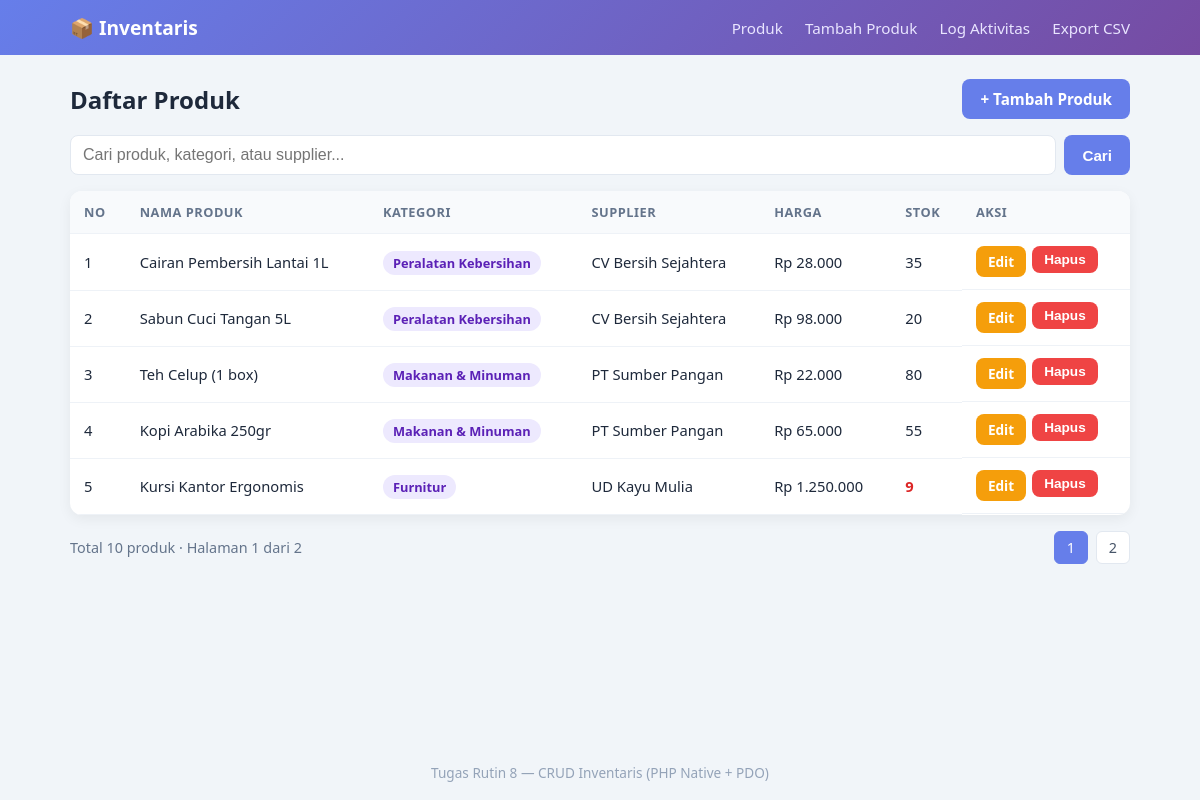
The page / on the database its author committed.
### tables this page shows
CREATE TABLE produk (
    id          INT UNSIGNED AUTO_INCREMENT PRIMARY KEY,
    nama_produk VARCHAR(150) NOT NULL,
    kategori_id INT UNSIGNED NOT NULL,
    supplier_id INT UNSIGNED NOT NULL,
    harga       DECIMAL(12,2) NOT NULL DEFAULT 0,
    stok        INT UNSIGNED NOT NULL DEFAULT 0,
    created_at  TIMESTAMP DEFAULT CURRENT_TIMESTAMP,
    CONSTRAINT fk_produk_kategori FOREIGN KEY (kategori_id)
        REFERENCES kategori(id) ON UPDATE CASCADE ON DELETE RESTRICT,
    CONSTRAINT fk_produk_supplier FOREIGN KEY (supplier_id)
        REFERENCES supplier(id) ON UPDATE CASCADE ON DELETE RESTRICT
);

CREATE TABLE kategori (
    id            INT UNSIGNED AUTO_INCREMENT PRIMARY KEY,
    nama_kategori VARCHAR(100) NOT NULL UNIQUE
);

CREATE TABLE supplier (
    id            INT UNSIGNED AUTO_INCREMENT PRIMARY KEY,
    nama_supplier VARCHAR(150) NOT NULL,
    telepon       VARCHAR(20),
    alamat        VARCHAR(255)
);

### includes/functions.php (called while the page is built, shortened)
<?php
function e($text): string
{
    return htmlspecialchars((string) $text, ENT_QUOTES, 'UTF-8');
}
function rupiah($angka): string
{
    return 'Rp ' . number_format((float) $angka, 0, ',', '.');
}

### index.php (the view, shortened to what this page needs)
<?php
require_once 'includes/functions.php';
$pdo     = db();
$q       = trim($_GET['q'] ?? '');
$perPage = 5;
$page    = max(1, (int) ($_GET['page'] ?? 1));
$where  = '';
$params = [];
$stmt = $pdo->prepare(
    "SELECT COUNT(*)
     FROM produk p
     JOIN kategori k ON p.kategori_id = k.id
     JOIN supplier s ON p.supplier_id = s.id
     $where"
);
$stmt->execute($params);
$total      = (int) $stmt->fetchColumn();
$totalPages = max(1, (int) ceil($total / $perPage));
$page       = min($page, $totalPages);
$offset     = ($page - 1) * $perPage;
$stmt = $pdo->prepare(
    "SELECT p.id, p.nama_produk, p.harga, p.stok, k.nama_kategori, s.nama_supplier
     FROM produk p
     JOIN kategori k ON p.kategori_id = k.id
     JOIN supplier s ON p.supplier_id = s.id
     $where
     ORDER BY p.id DESC
     LIMIT :limit OFFSET :offset"
);
$stmt->bindValue(':limit', $perPage, PDO::PARAM_INT);
$stmt->bindValue(':offset', $offset, PDO::PARAM_INT);
$stmt->execute();
$products = $stmt->fetchAll();
require 'includes/header.php';
?>
<div class="page-head">
    <h1>Daftar Produk</h1>
    <a href="create.php" class="btn btn-primary">+ Tambah Produk</a>
</div>
<form method="GET" class="search">
    <input type="text" name="q" placeholder="Cari produk, kategori, atau supplier..." value="<?= e($q) ?>">
    <button type="submit" class="btn btn-primary">Cari</button>
</form>
<div class="table-wrap">
    <table>
        <thead>
            <tr>
                <th>No</th><th>Nama Produk</th><th>Kategori</th><th>Supplier</th>
                <th>Harga</th><th>Stok</th><th>Aksi</th>
            </tr>
        </thead>
        <tbody>
        <?php foreach ($products as $i => $p): ?>
            <tr>
                <td><?= $offset + $i + 1 ?></td>
                <td><?= e($p['nama_produk']) ?></td>
                <td><span class="badge"><?= e($p['nama_kategori']) ?></span></td>
                <td><?= e($p['nama_supplier']) ?></td>
                <td><?= e(rupiah($p['harga'])) ?></td>
                <td class="<?= (int) $p['stok'] <= 10 ? 'low' : '' ?>"><?= (int) $p['stok'] ?></td>
                <td class="aksi">
                    <a class="btn btn-sm btn-warning" href="edit.php?id=<?= (int) $p['id'] ?>">Edit</a>
                    <form method="POST" action="delete.php"
                          onsubmit="return confirm('Yakin ingin menghapus produk ini?');">
                        <button type="submit" class="btn btn-sm btn-danger">Hapus</button>
                    </form>
                </td>
            </tr>
        <?php endforeach; ?>
        </tbody>
    </table>
</div>
<div class="pagination">
    <span>Total <?= $total ?> produk &middot; Halaman <?= $page ?> dari <?= $totalPages ?></span>
    <div>
        <?php for ($i = 1; $i <= $totalPages; $i++): ?>
            <a class="page <?= $i === $page ? 'active' : '' ?>"
               href="?<?= e(http_build_query(['q' => $q, 'page' => $i])) ?>"><?= $i ?></a>
        <?php endfor; ?>
    </div>
</div>
<?php require 'includes/footer.php'; ?>

### includes/header.php (shortened to what this page needs)
<?php
require_once __DIR__ . '/functions.php';
?>
<!DOCTYPE html>
<html lang="id">
<head>
    <link rel="stylesheet" href="assets/style.css">
</head>
<body>
<header class="topbar">
    <div class="container bar">
        <a class="brand" href="index.php">📦 Inventaris</a>
        <nav>
            <a href="index.php">Produk</a>
            <a href="create.php">Tambah Produk</a>
            <a href="log.php">Log Aktivitas</a>
            <a href="export.php">Export CSV</a>
        </nav>
    </div>
</header>
<main class="container">

### includes/footer.php
</main>
<footer class="footer">Tugas Rutin 8 &mdash; CRUD Inventaris (PHP Native + PDO)</footer>
</body>
</html>

### assets/style.css (style rules this page uses)
* { box-sizing: border-box; margin: 0; padding: 0; }
body { font-family: 'Segoe UI', Arial, sans-serif; background: #f1f5f9; color: #1e293b; min-height: 100vh; display: flex; flex-direction: column; }
.container { width: 100%; max-width: 1100px; margin: 0 auto; padding: 0 20px; }
main.container { flex: 1; padding-top: 24px; padding-bottom: 40px; }
.topbar { background: linear-gradient(135deg, #667eea, #764ba2); color: #fff; }
.topbar .bar { display: flex; justify-content: space-between; align-items: center; padding-top: 14px; padding-bottom: 14px; flex-wrap: wrap; gap: 10px; }
.brand { color: #fff; font-weight: 700; font-size: 1.2rem; text-decoration: none; }
.topbar nav a { color: #e9e5ff; text-decoration: none; margin-left: 18px; font-size: .95rem; }
h1 { font-size: 1.5rem; }
.page-head { display: flex; justify-content: space-between; align-items: center; margin-bottom: 16px; }
input[type=text], input[type=number], select { width: 100%; padding: 10px 12px; border: 1.5px solid #e2e8f0; border-radius: 8px; font-size: 1rem; background: #fff; }
.btn { display: inline-block; padding: 10px 18px; border: 0; border-radius: 8px; font-size: .95rem; font-weight: 600; cursor: pointer; text-decoration: none; transition: filter .15s; }
.btn-primary { background: #667eea; color: #fff; }
.btn-warning { background: #f59e0b; color: #fff; }
.btn-danger { background: #ef4444; color: #fff; }
.btn-sm { padding: 6px 12px; font-size: .85rem; }
.search { display: flex; gap: 8px; margin-bottom: 16px; }
.search input { flex: 1; }
.table-wrap { background: #fff; border-radius: 12px; box-shadow: 0 4px 14px rgba(0,0,0,.06); overflow-x: auto; }
table { width: 100%; border-collapse: collapse; }
th, td { padding: 12px 14px; text-align: left; font-size: .92rem; border-bottom: 1px solid #eef2f7; }
th { background: #f8fafc; color: #64748b; font-size: .8rem; text-transform: uppercase; letter-spacing: .04em; }
.badge { background: #ede9fe; color: #5b21b6; padding: 3px 10px; border-radius: 999px; font-size: .8rem; font-weight: 600; }
.low { color: #dc2626; font-weight: 700; }
.aksi { display: flex; gap: 6px; }
.aksi form { display: inline; }
.pagination { display: flex; justify-content: space-between; align-items: center; margin-top: 16px; font-size: .9rem; color: #64748b; flex-wrap: wrap; gap: 8px; }
.page { display: inline-block; padding: 6px 12px; margin-left: 4px; border-radius: 6px; background: #fff; color: #475569; text-decoration: none; border: 1px solid #e2e8f0; }
.page.active { background: #667eea; color: #fff; border-color: #667eea; }
.footer { text-align: center; padding: 18px; color: #94a3b8; font-size: .85rem; }

### rows shown on the page
produk: i "1", nama_produk "Cairan Pembersih Lantai 1L", kategori.nama_kategori "Peralatan Kebersihan", supplier.nama_supplier "CV Bersih Sejahtera", harga "Rp 28.000", stok "35"
produk: i "2", nama_produk "Sabun Cuci Tangan 5L", kategori.nama_kategori "Peralatan Kebersihan", supplier.nama_supplier "CV Bersih Sejahtera", harga "Rp 98.000", stok "20"
produk: i "3", nama_produk "Teh Celup (1 box)", kategori.nama_kategori "Makanan & Minuman", supplier.nama_supplier "PT Sumber Pangan", harga "Rp 22.000", stok "80"
produk: i "4", nama_produk "Kopi Arabika 250gr", kategori.nama_kategori "Makanan & Minuman", supplier.nama_supplier "PT Sumber Pangan", harga "Rp 65.000", stok "55"
produk: i "5", nama_produk "Kursi Kantor Ergonomis", kategori.nama_kategori "Furnitur", supplier.nama_supplier "UD Kayu Mulia", harga "Rp 1.250.000", stok "9"

### other values the page prints
$total "10"
$page "1"
$totalPages "2"
